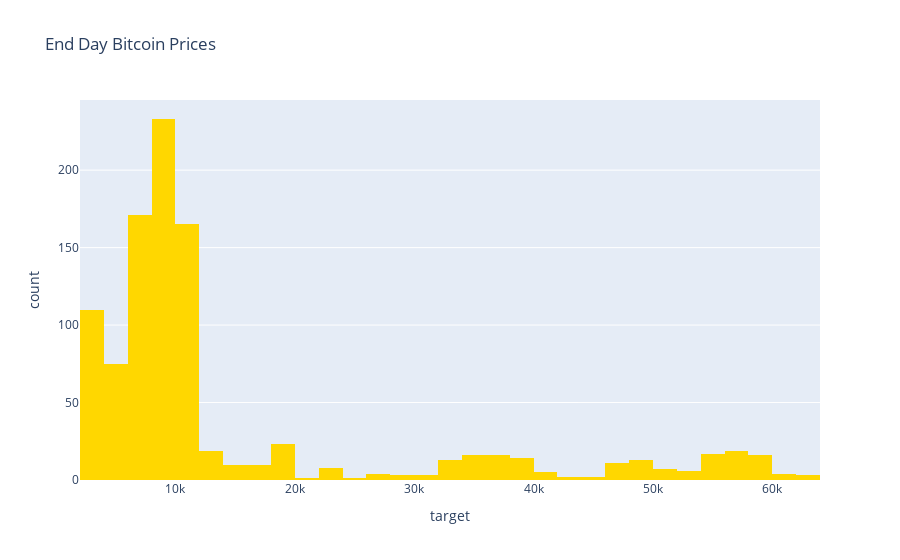

Here is the notebook cell this chart was saved with:
### Code cell
#Show distribution of target variable
fig = px.histogram(df, x = "target", title = "End Day Bitcoin Prices", color_discrete_sequence = ['gold'])
fig.show()

### Figure 1 — Plotly figure (JSON) as saved in the notebook; plotly's stock layout.template omitted (floating-point values rounded to 4 significant figures; data arrays with more than 128 entries replaced by an {"elided": "..."} marker saying what was removed)
{"data": [{"alignmentgroup": "True", "bingroup": "x", "hovertemplate": "target=%{x}<br>count=%{y}<extra></extra>", "legendgroup": "", "marker": {"color": "gold"}, "name": "", "offsetgroup": "", "orientation": "v", "showlegend": false, "type": "histogram", "x": {"elided": "1000 float values"}, "xaxis": "x", "yaxis": "y"}], "layout": {"barmode": "relative", "legend": {"tracegroupgap": 0}, "title": {"text": "End Day Bitcoin Prices"}, "xaxis": {"anchor": "y", "domain": [0, 1], "title": {"text": "target"}}, "yaxis": {"anchor": "x", "domain": [0, 1], "title": {"text": "count"}}}}
